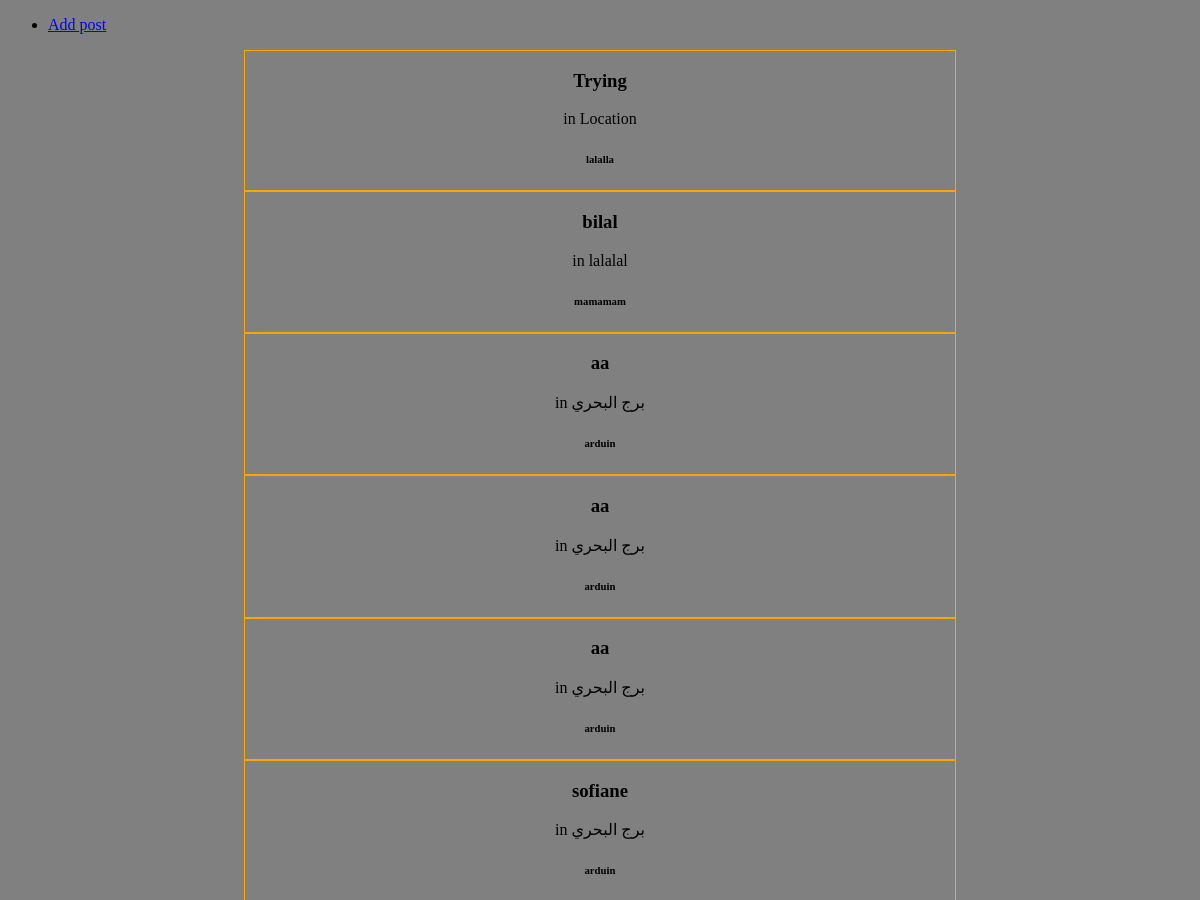
Page /home/ (upper part) on the earlier database version.
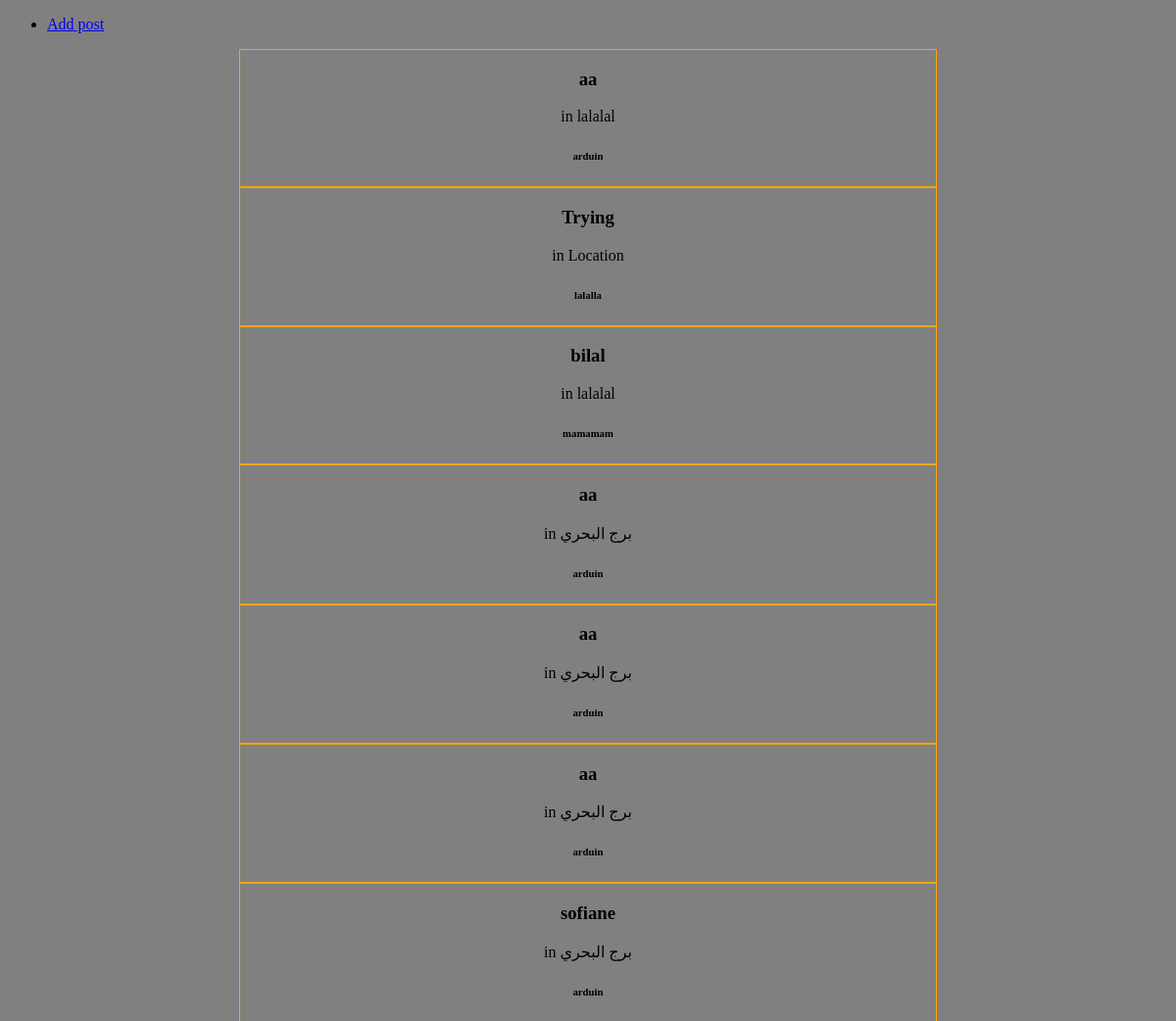
Same page on the later database version.
### PUBLISHER_DZ/models.py (models this page shows)
class Post(models.Model):
	description=models.CharField(max_length=150)
	location=models.CharField(max_length=20)
	creation_date=models.DateTimeField(default=timezone.now)
	image_url=models.CharField(max_length=100)
        keywords=models.CharField(max_length=100)
	def handle_post(self):
		self.creation_date=timezone.now()
		self.save
	def __str__(self):
		return self.description

### PUBLISHER_DZ/views.py (the view)
# urls.py: url(r'^home/', views.Home.as_view() , name="home"),
class Home(generic.ListView):
	template_name="PUBLISHER_DZ/home.html"
	context_object_name = "posts"
	def get_queryset(self):
		return Post.objects.all().order_by('-id')

### PUBLISHER_DZ/templates/PUBLISHER_DZ/home.html (shortened to what this page needs)
<!DOCTYPE html>
<head>
{% load static %}
<link rel="stylesheet" type="text/css" href="{% static "css/style.css" %}">
</head>
<body>
<header>
<ul>
<li><a href="/add">Add post</a></li>
</ul>
</header>
{% for i in posts %}
<div class="post">
<div class="description"><h3>{{i.description}}</h3></div>
<div class="location">in {{i.location}}</div>
<div class="keywords"><h6>{{i.keywords}}</h6></div>
</div>
{% endfor %}
</body>
</html>

Differences in the rows shown:
added Post: description "aa", location "lalalal", keywords "arduin"
